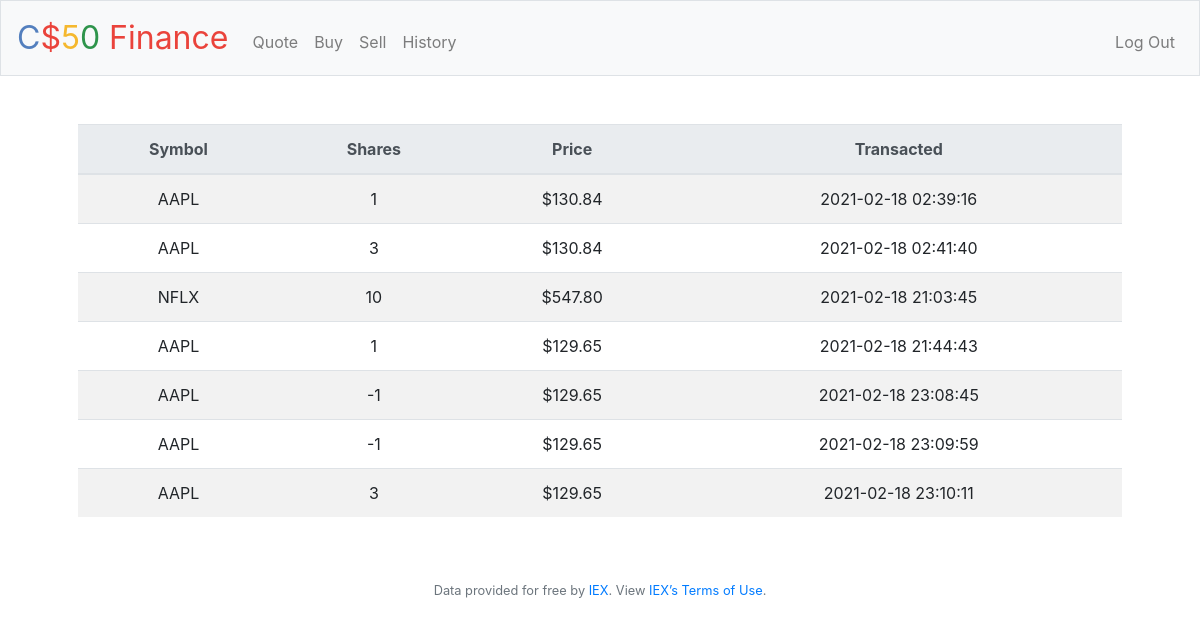
Page /history (signed in) on the earlier database version.
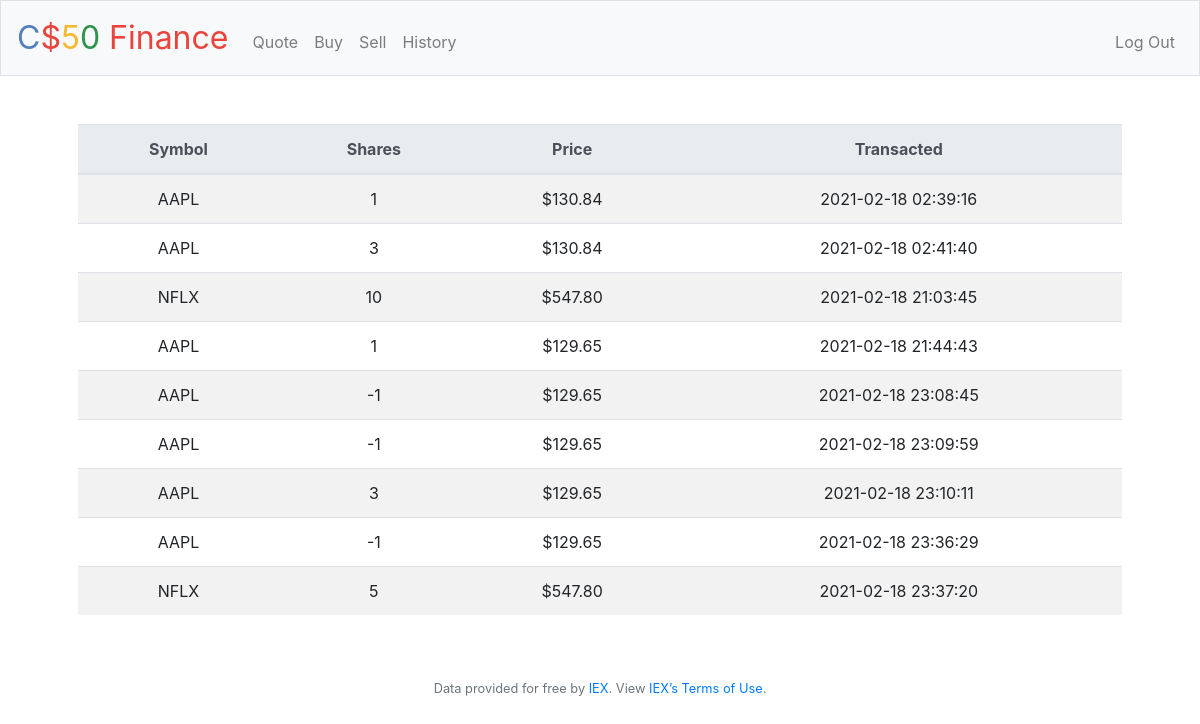
Same page on the later database version.
### tables this page shows
CREATE TABLE transactions (
    user_id INTEGER NOT NULL
    , asset_symbol TEXT NOT NULL
    , asset_name TEXT NOT NULL
    , asset_qty INTEGER NOT NULL
    , asset_price NUMERIC NOT NULL
    , timestamp DATETIME DEFAULT CURRENT_TIMESTAMP
);

### application.py (the view)
@app.route("/history")
@login_required
def history():
    assets = db.execute("SELECT * FROM transactions WHERE user_id = ?", session["user_id"])
    return render_template("history.html", assets=assets, usd=usd)

### application.py (called while the page is built)
@app.after_request
def after_request(response):
    response.headers["Cache-Control"] = "no-cache, no-store, must-revalidate"
    response.headers["Expires"] = 0
    response.headers["Pragma"] = "no-cache"
    return response

### helpers.py (called while the page is built)
def login_required(f):
    @wraps(f)
    def decorated_function(*args, **kwargs):
        if session.get("user_id") is None:
            return redirect("/login")
        return f(*args, **kwargs)
    return decorated_function

def usd(value):
    return f"${value:,.2f}"

### templates/history.html (shortened to what this page needs)
{% extends "layout.html" %}
{% block main %}
    <table class="table table-striped table-hover">
        <thead class="thead-light">
            <tr>
                <th scope="col">Symbol</th>
                <th scope="col">Shares</th>
                <th scope="col">Price</th>
                <th scope="col">Transacted</th>
            </tr>
        </thead>
        <tbody>
            {% for asset in assets %}
                <tr>
                    <td>{{ asset["asset_symbol"] }}</td>
                    <td>{{ asset["asset_qty"] }}</td>
                    <td>{{ usd(asset["asset_price"]) }}</td>
                    <td>{{ asset["timestamp"] }}</td>
                </tr>
            {% endfor %}
        </tbody>
    </table>
{% endblock %}

### templates/layout.html (shortened to what this page needs)
<!DOCTYPE html>
<html lang="en">
    <head>
        <link rel="stylesheet" href="https://cdn.jsdelivr.net/npm/bootstrap@4.5.3/dist/css/bootstrap.min.css">
        <link href="/static/styles.css" rel="stylesheet">
    </head>
    <body>
        <nav class="navbar navbar-expand-md navbar-light bg-light border">
            <a class="navbar-brand" href="/"><span class="blue">C</span><span class="red">$</span><span class="yellow">5</span><span class="green">0</span> <span class="red">Finance</span></a>
            <div class="collapse navbar-collapse" id="navbar">
                {% if session.user_id %}
                    <ul class="navbar-nav mr-auto mt-2">
                        <li class="nav-item"><a class="nav-link" href="/quote">Quote</a></li>
                        <li class="nav-item"><a class="nav-link" href="/buy">Buy</a></li>
                        <li class="nav-item"><a class="nav-link" href="/sell">Sell</a></li>
                        <li class="nav-item"><a class="nav-link" href="/history">History</a></li>
                    </ul>
                    <ul class="navbar-nav ml-auto mt-2">
                        <li class="nav-item"><a class="nav-link" href="/logout">Log Out</a></li>
                    </ul>
                {% else %}
                    <ul class="navbar-nav ml-auto mt-2">
                        <li class="nav-item"><a class="nav-link" href="/register">Register</a></li>
                        <li class="nav-item"><a class="nav-link" href="/login">Log In</a></li>
                    </ul>
                {% endif %}
            </div>
        </nav>
        <main class="container p-5">
            {% block main %}{% endblock %}
        </main>
        <footer class="small text-center text-muted">
            Data provided for free by <a href="https://iextrading.com/developer">IEX</a>. View <a href="https://iextrading.com/api-exhibit-a/">IEX’s Terms of Use</a>.
        </footer>
    </body>
</html>

### static/styles.css (style rules this page uses)
nav .navbar-brand { font-size: xx-large; }
nav .navbar-brand .blue { color: #537fbe; }
nav .navbar-brand .red { color: #ea433b; }
nav .navbar-brand .yellow { color: #f5b82e; }
nav .navbar-brand .green { color: #2e944b; }
main { overflow-x: auto; text-align: center; }

Differences in the rows shown:
added transactions: asset_symbol "AAPL", asset_qty "-1", asset_price "$129.65", timestamp "2021-02-18 23:36:29"
added transactions: asset_symbol "NFLX", asset_qty "5", asset_price "$547.80", timestamp "2021-02-18 23:37:20"
